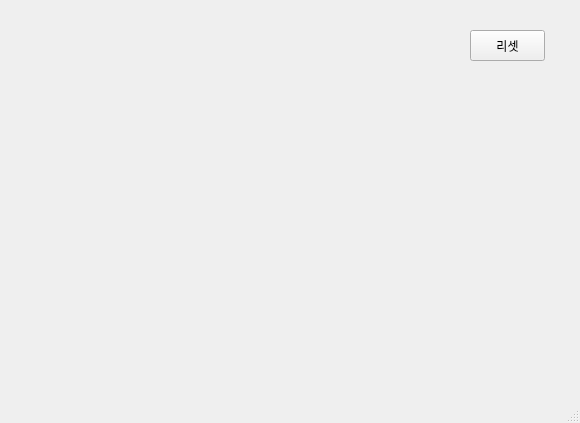
<?xml version="1.0" encoding="UTF-8"?>
<ui version="4.0">
 <class>MainWindow</class>
 <widget class="QMainWindow" name="MainWindow">
  <property name="geometry">
   <rect>
    <x>0</x>
    <y>0</y>
    <width>580</width>
    <height>423</height>
   </rect>
  </property>
  <property name="windowTitle">
   <string>MainWindow</string>
  </property>
  <widget class="QWidget" name="centralwidget">
   <widget class="QPushButton" name="pb_reset">
    <property name="geometry">
     <rect>
      <x>470</x>
      <y>30</y>
      <width>75</width>
      <height>31</height>
     </rect>
    </property>
    <property name="text">
     <string>리셋</string>
    </property>
   </widget>
  </widget>
  <widget class="QMenuBar" name="menubar">
   <property name="geometry">
    <rect>
     <x>0</x>
     <y>0</y>
     <width>580</width>
     <height>21</height>
    </rect>
   </property>
  </widget>
  <widget class="QStatusBar" name="statusbar"/>
 </widget>
 <resources/>
 <connections/>
</ui>
